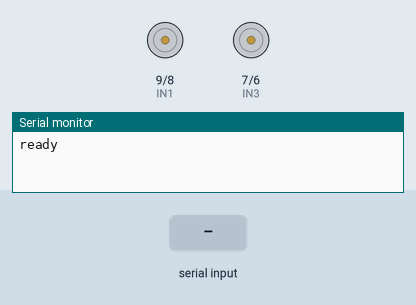
Simulated run of this sketch. Board: Arduino Uno, built with avr-gcc and run on an emulated ATmega328P. Parts: motor-driver pin pairs drawn as motors (green arrow = first pin HIGH = forward, orange = second pin HIGH = backward, longer = more drive, scaled by the enable pin), the last lines printed to the serial monitor. Inputs (shaded band) come from the test bench.

Above: at 1.2 s.
1.3 s: "F" received over the second serial link
At 2.0 s:
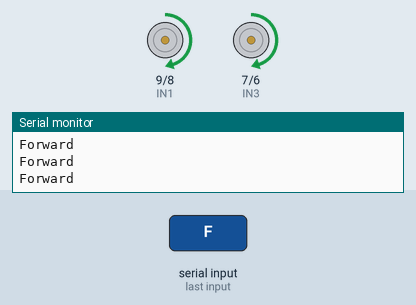
2.8 s: "B" received over the second serial link
At 3.9 s:
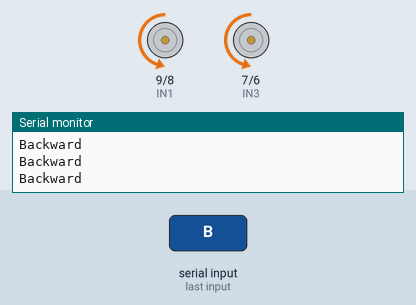
4.3 s: "L" received over the second serial link
At 4.9 s:
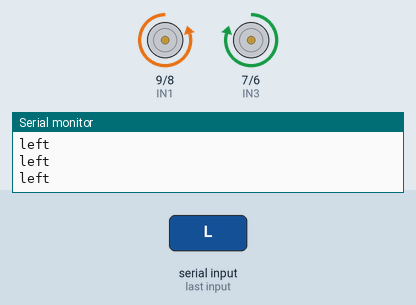
5.8 s: "R" received over the second serial link
At 7.0 s:
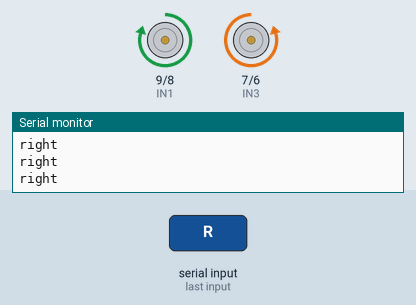
7.3 s: "S" received over the second serial link
At 8.1 s:
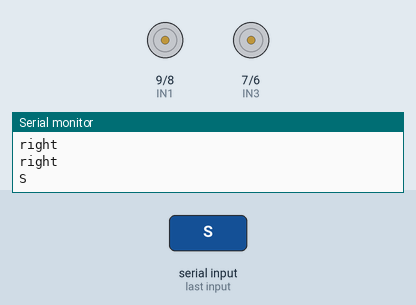
Timing chart, 0 to 9.8 s (numbered marks = the images above; inputs shaded):
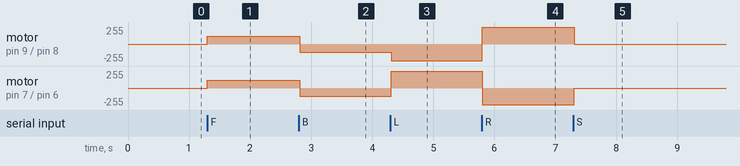

The sketch:

codeRobotSumoTop1Galaxy.ino
```cpp
#include<Arduino.h>
#include <SoftwareSerial.h>
#define enA 10
#define enB 5
#define IN1 9
#define IN2 8
#define IN3 7
#define IN4 6

short M1_Speed = 120; // speed of motor 1
short M2_Speed = 120; // speed of motor 2
short LeftRotationSpeed = 250;  // Left Rotation Speed
short RightRotationSpeed = 250; // Right Rotation Speed

SoftwareSerial BTSerial(2, 3); // RX | TX  --->TX  | RX (HC-05)

char docgiatri;

void setup()
{
  Serial.begin(9600);
  Serial.print("ready");
  BTSerial.begin(9600);  // HC-05 default speed in AT command more
    pinMode(IN1, OUTPUT);
    pinMode(IN2, OUTPUT);
    pinMode(IN3, OUTPUT);
    pinMode(IN4, OUTPUT);
    pinMode(enA, OUTPUT);
    pinMode(enB, OUTPUT);

}


void forward()
{
            digitalWrite(IN1, HIGH);
            digitalWrite(IN2, LOW);
            digitalWrite(IN3, HIGH);
            digitalWrite(IN4, LOW);

                analogWrite(enA, M1_Speed);
                analogWrite(enB, M2_Speed);
}

void backward()
{
            digitalWrite(IN1, LOW);
            digitalWrite(IN2, HIGH);
            digitalWrite(IN3, LOW);
            digitalWrite(IN4, HIGH);

                analogWrite(enA, M1_Speed);
                analogWrite(enB, M2_Speed);
}

void right()
{
            digitalWrite(IN1, HIGH);
            digitalWrite(IN2, LOW);
            digitalWrite(IN3, LOW);
            digitalWrite(IN4, HIGH);

                analogWrite(enA, LeftRotationSpeed);
                analogWrite(enB, RightRotationSpeed);
}

void left()
{


            digitalWrite(IN1, LOW);
            digitalWrite(IN2, HIGH);
            digitalWrite(IN3, HIGH);
            digitalWrite(IN4, LOW);

                analogWrite(enA, LeftRotationSpeed);
                analogWrite(enB, RightRotationSpeed);
}

void Stop()
{
            digitalWrite(IN1, LOW);
            digitalWrite(IN2, LOW);
            digitalWrite(IN3, LOW);
            digitalWrite(IN4, LOW);
}

void loop()
{

  // Keep reading from HC-05 and send to Arduino Serial Monitor
  if (BTSerial.available() > 0){
    docgiatri = BTSerial.read();
    Serial.println(docgiatri);
  }

  switch (docgiatri) {
    case 'F':
      forward();
      Serial.println("Forward");
      break;
    case 'B':
      backward();
      Serial.println("Backward");
      break;
    case 'L':
      Serial.println("left");
      left();
      break;
    case 'R':
      right();
      Serial.println("right");
      break;
     case 'S':
      Stop();
      break;
  }


}
```

Measured:
- after the input at 1.3 s, motor on pin 9 (IN1) / pin 8 (IN2), motor on pin 7 (IN3) / pin 6 (IN4): stopped → forward 120/255 at once
- after the input at 2.8 s, motor on pin 9 (IN1) / pin 8 (IN2), motor on pin 7 (IN3) / pin 6 (IN4): forward 120/255 → backward 120/255 at once
- after the input at 4.3 s, motor on pin 9 (IN1) / pin 8 (IN2): backward 120/255 → backward 250/255 at once; motor on pin 7 (IN3) / pin 6 (IN4): backward 120/255 → forward 250/255 at once
- after the input at 5.8 s, motor on pin 9 (IN1) / pin 8 (IN2): backward 250/255 → forward 250/255 at once; motor on pin 7 (IN3) / pin 6 (IN4): forward 250/255 → backward 250/255 at once
- after the input at 7.3 s, motor on pin 9 (IN1) / pin 8 (IN2): forward 250/255 → stopped at once; motor on pin 7 (IN3) / pin 6 (IN4): backward 250/255 → stopped at once
